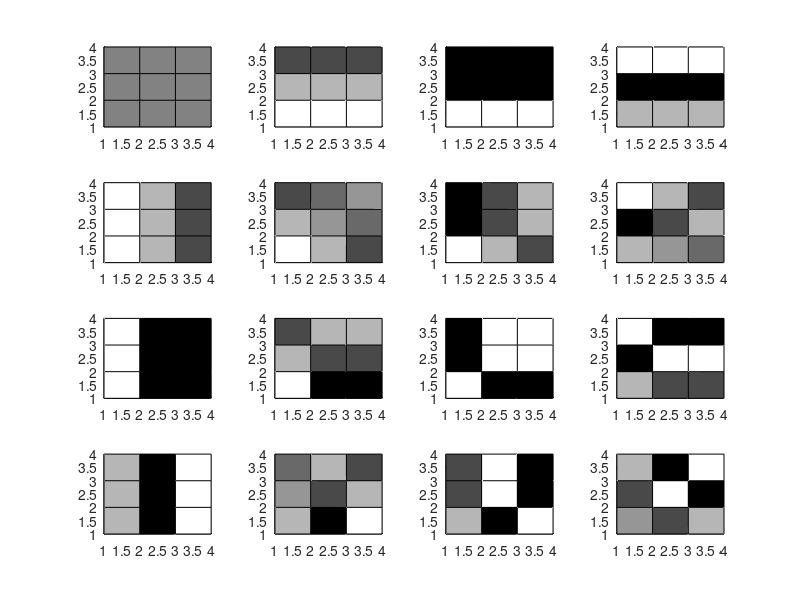

Source code (MATLAB):
close all
figure;
for n = 1:16
    C = zeros(4);
    C(n) = 1;
    D = idct2(C);
    subplot(4,4,n);
    surf(D);
    set(gca,'XLim',[1,4],'YLim',[1,4]);
    view(0,90);
    colormap('gray');
end